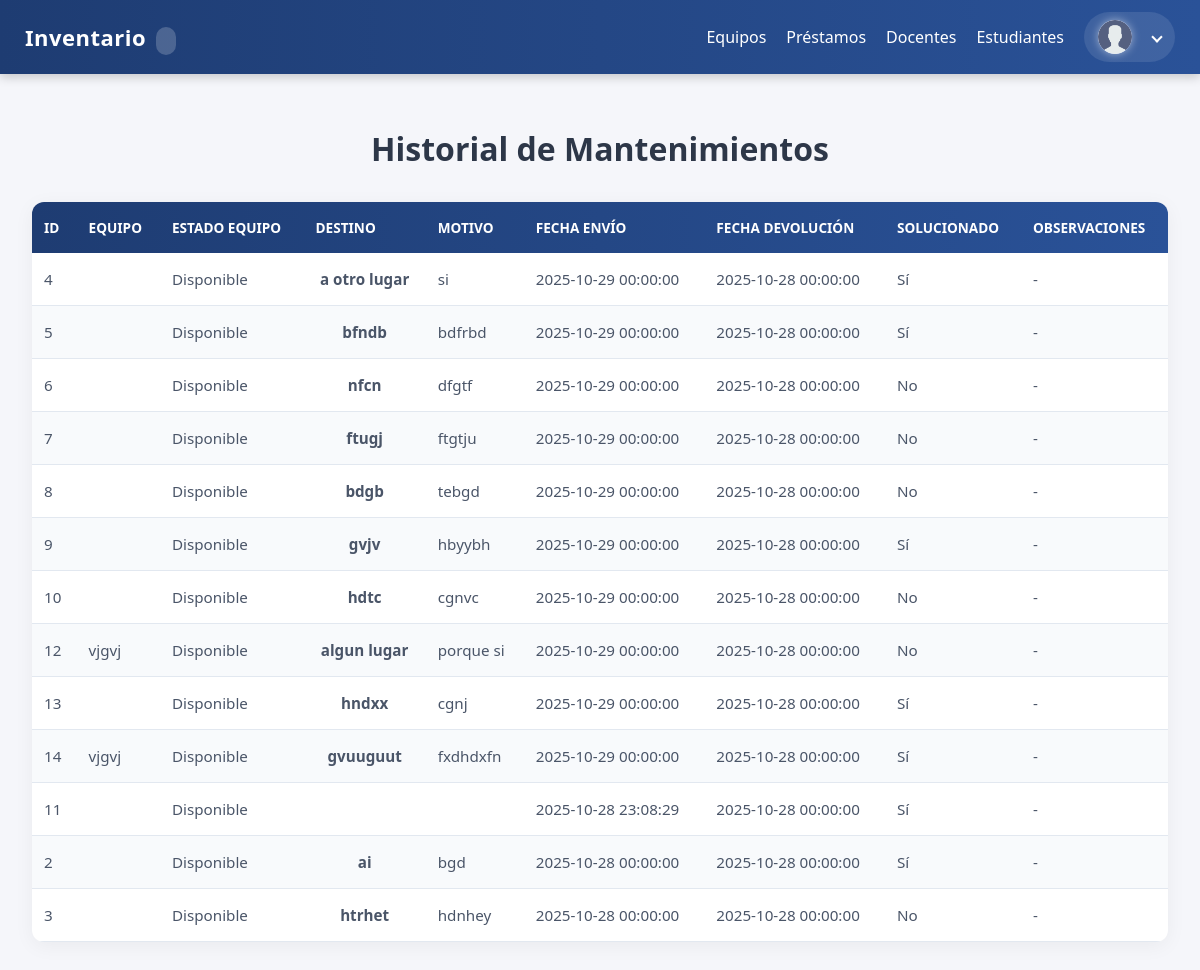
/public/mantenimientos.php, run on the app's committed database.
### tables this page shows
CREATE TABLE `mantenimientos` (
  `id` int(11) NOT NULL,
  `equipo_id` int(11) NOT NULL,
  `usuario_id` int(11) DEFAULT NULL,
  `reporte_id` int(11) DEFAULT NULL,
  `destino` varchar(255) DEFAULT NULL,
  `motivo` text DEFAULT NULL,
  `fecha_envio` datetime NOT NULL,
  `fecha_devolucion` datetime DEFAULT NULL,
  `solucionado` tinyint(1) DEFAULT NULL,
  `observaciones` text DEFAULT NULL,
  `creado_en` timestamp NOT NULL DEFAULT current_timestamp()
);

CREATE TABLE `equipos` (
  `id` int(11) NOT NULL,
  `area_id` int(11) NOT NULL,
  `sala_id` int(11) DEFAULT NULL,
  `tipo` varchar(60) NOT NULL,
  `marca` varchar(80) DEFAULT NULL,
  `modelo` varchar(120) DEFAULT NULL,
  `nro_serie` varchar(120) DEFAULT NULL,
  `serial_interno` varchar(32) NOT NULL,
  `estado` varchar(20) NOT NULL DEFAULT 'bueno',
  `prestado` tinyint(1) NOT NULL DEFAULT 0,
  `con_reporte` tinyint(1) NOT NULL DEFAULT 0,
  `detalles` longtext DEFAULT NULL CHECK (json_valid(`detalles`)),
  `creado_en` timestamp NOT NULL DEFAULT current_timestamp(),
  `actualizado_en` timestamp NULL DEFAULT NULL ON UPDATE current_timestamp(),
  `en_mantenimiento` tinyint(1) DEFAULT 0,
  `con_fallos` tinyint(1) DEFAULT 0
);

### public/mantenimientos.php (the view, shortened to what this page needs)
<?php
require __DIR__ . '/../config/db.php';
$sql = "SELECT m.id AS mantenimiento_id, m.equipo_id, m.destino, m.motivo,
               m.fecha_envio, m.fecha_devolucion, m.solucionado, m.observaciones,
               e.marca, e.modelo, e.estado
        FROM mantenimientos m
        LEFT JOIN equipos e ON e.id = m.equipo_id
        ORDER BY m.fecha_envio DESC";
$res = $mysqli->query($sql);
$mantenimientos = $res ? $res->fetch_all(MYSQLI_ASSOC) : [];
?>
<!doctype html>
<html lang="es">
<head>
    <link rel="stylesheet" href="../css/tabla_mantenimientos.css">
</head>
<body>
<?php include __DIR__ . '/navbar.php'; ?>
<div class="container">
    <h1>Historial de Mantenimientos</h1>
    <?php if (!$mantenimientos): ?>
        <p class="muted">No hay registros de mantenimientos.</p>
    <?php else: ?>
        <table>
            <thead>
                <tr>
                    <th>ID</th>
                    <th>Equipo</th>
                    <th>Estado Equipo</th>
                    <th>Destino</th>
                    <th>Motivo</th>
                    <th>Fecha Envío</th>
                    <th>Fecha Devolución</th>
                    <th>Solucionado</th>
                    <th>Observaciones</th>
                </tr>
            </thead>
            <tbody>
                <?php foreach ($mantenimientos as $m): ?>
                <tr>
                    <td><?= $m['mantenimiento_id'] ?></td>
                    <td><?= htmlspecialchars($m['marca'] . ' ' . $m['modelo']) ?></td>
                    <td><?= htmlspecialchars($m['estado']) ?></td>
                    <td><?= htmlspecialchars($m['destino']) ?></td>
                    <td><?= htmlspecialchars($m['motivo']) ?></td>
                    <td><?= $m['fecha_envio'] ?></td>
                    <td><?= $m['fecha_devolucion'] ?? '<span class="muted">No devuelto</span>' ?></td>
                    <td class="<?= $m['solucionado'] ? 'status-active' : 'status-returned' ?>">
                        <?= $m['solucionado'] ? 'Sí' : 'No' ?>
                    </td>
                    <td><?= htmlspecialchars($m['observaciones'] ?? '-') ?></td>
                </tr>
                <?php endforeach; ?>
            </tbody>
        </table>
    <?php endif; ?>
</div>
</body>
</html>

### css/tabla_mantenimientos.css (style rules this page uses)
body { font-family: 'Segoe UI', Tahoma, Geneva, Verdana, sans-serif; background: #f7fafc; margin: 0; }
.container { padding: 2rem; }
h1 { text-align: center; color: #2d3748; margin-bottom: 2rem; }
table { width: 100%; border-collapse: collapse; font-size: 0.95rem; background: #fff; border-radius: 12px; overflow: hidden; box-shadow: 0 4px 20px rgba(0, 0, 0, 0.05); }
thead { background: linear-gradient(90deg, #1e3c72, #2a5298); color: #fff; }
th { color: #fff; padding: 1rem 0.75rem; text-align: left; font-weight: 600; font-size: 0.85rem; text-transform: uppercase; }
td { padding: 1rem 0.75rem; border-bottom: 1px solid #e2e8f0; color: #4a5568; }
tbody tr:nth-child(even) { background: #f8fafc; }
td:nth-child(4) { font-weight: 600; text-align: center; }

### public/navbar.php (style rules this page uses)
body { margin: 0; font-family: 'Segoe UI', Roboto, sans-serif; background-color: #f5f6fa; }

### data on the page
mantenimientos: id "4", equipo.estado "Disponible", destino "a otro lugar", motivo "si", fecha_envio "2025-10-29 00:00:00", fecha_devolucion "2025-10-28 00:00:00", solucionado "Sí", observaciones "-"
mantenimientos: id "5", equipo.estado "Disponible", destino "bfndb", motivo "bdfrbd", fecha_envio "2025-10-29 00:00:00", fecha_devolucion "2025-10-28 00:00:00", solucionado "Sí", observaciones "-"
mantenimientos: id "6", equipo.estado "Disponible", destino "nfcn", motivo "dfgtf", fecha_envio "2025-10-29 00:00:00", fecha_devolucion "2025-10-28 00:00:00", solucionado "No", observaciones "-"
mantenimientos: id "7", equipo.estado "Disponible", destino "ftugj", motivo "ftgtju", fecha_envio "2025-10-29 00:00:00", fecha_devolucion "2025-10-28 00:00:00", solucionado "No", observaciones "-"
mantenimientos: id "8", equipo.estado "Disponible", destino "bdgb", motivo "tebgd", fecha_envio "2025-10-29 00:00:00", fecha_devolucion "2025-10-28 00:00:00", solucionado "No", observaciones "-"
mantenimientos: id "9", equipo.estado "Disponible", destino "gvjv", motivo "hbyybh", fecha_envio "2025-10-29 00:00:00", fecha_devolucion "2025-10-28 00:00:00", solucionado "Sí", observaciones "-"
mantenimientos: id "10", equipo.estado "Disponible", destino "hdtc", motivo "cgnvc", fecha_envio "2025-10-29 00:00:00", fecha_devolucion "2025-10-28 00:00:00", solucionado "No", observaciones "-"
mantenimientos: id "12", equipo.modelo "vjgvj", equipo.estado "Disponible", destino "algun lugar", motivo "porque si", fecha_envio "2025-10-29 00:00:00", fecha_devolucion "2025-10-28 00:00:00", solucionado "No", observaciones "-"
mantenimientos: id "13", equipo.estado "Disponible", destino "hndxx", motivo "cgnj", fecha_envio "2025-10-29 00:00:00", fecha_devolucion "2025-10-28 00:00:00", solucionado "Sí", observaciones "-"
mantenimientos: id "14", equipo.modelo "vjgvj", equipo.estado "Disponible", destino "gvuuguut", motivo "fxdhdxfn", fecha_envio "2025-10-29 00:00:00", fecha_devolucion "2025-10-28 00:00:00", solucionado "Sí", observaciones "-"
mantenimientos: id "11", equipo.estado "Disponible", fecha_envio "2025-10-28 23:08:29", fecha_devolucion "2025-10-28 00:00:00", solucionado "Sí", observaciones "-"
mantenimientos: id "2", equipo.estado "Disponible", destino "ai", motivo "bgd", fecha_envio "2025-10-28 00:00:00", fecha_devolucion "2025-10-28 00:00:00", solucionado "Sí", observaciones "-"
mantenimientos: id "3", equipo.estado "Disponible", destino "htrhet", motivo "hdnhey", fecha_envio "2025-10-28 00:00:00", fecha_devolucion "2025-10-28 00:00:00", solucionado "No", observaciones "-"
